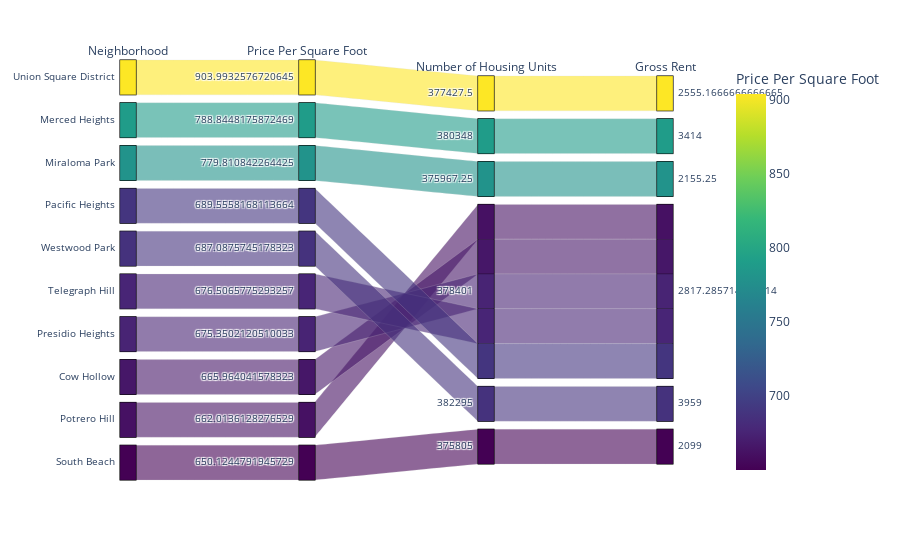

Here is the notebook cell this chart was saved with:
### Code cell
# Parallel Categories Plot
fig = px.parallel_categories(
    sfo_avg_neighborhood_cost_data.head(10),
    dimensions=["neighborhood", "sale_price_sqr_foot", "housing_units", "gross_rent"],
    color_continuous_scale=px.colors.sequential.Viridis,
    color="sale_price_sqr_foot",
    labels={"neighborhood":"Neighborhood", "sale_price_sqr_foot":"Price Per Square Foot", "housing_units":"Number of Housing Units", "gross_rent":"Gross Rent"})

fig.show()

### Figure 1 — Plotly figure (JSON) as saved in the notebook; plotly's stock layout.template omitted (floating-point values rounded to 4 significant figures)
{"data": [{"dimensions": [{"label": "Neighborhood", "values": ["Union Square District", "Merced Heights", "Miraloma Park", "Pacific Heights", "Westwood Park", "Telegraph Hill", "Presidio Heights", "Cow Hollow", "Potrero Hill", "South Beach"]}, {"label": "Price Per Square Foot", "values": [904.0, 788.8, 779.8, 689.6, 687.1, 676.5, 675.4, 666.0, 662.0, 650.1]}, {"label": "Number of Housing Units", "values": [377400.0, 380348, 376000.0, 378401, 382295, 378401, 378401, 378401, 378401, 375805]}, {"label": "Gross Rent", "values": [2555.0, 3414, 2155.0, 2817.0, 3959, 2817.0, 2817.0, 2817.0, 2817.0, 2099]}], "domain": {"x": [0, 1], "y": [0, 1]}, "line": {"color": [904.0, 788.8, 779.8, 689.6, 687.1, 676.5, 675.4, 666.0, 662.0, 650.1], "coloraxis": "coloraxis"}, "name": "", "type": "parcats"}], "layout": {"coloraxis": {"colorbar": {"title": {"text": "Price Per Square Foot"}}, "colorscale": [[0, "#440154"], [0.1111, "#482878"], [0.2222, "#3e4989"], [0.3333, "#31688e"], [0.4444, "#26828e"], [0.5556, "#1f9e89"], [0.6667, "#35b779"], [0.7778, "#6ece58"], [0.8889, "#b5de2b"], [1, "#fde725"]]}, "legend": {"tracegroupgap": 0}, "margin": {"t": 60}}}
